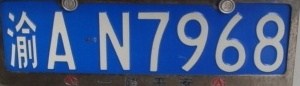
#> input picture extracted_image.jpg, 300 x 86 px
$ python seg_liantong.py
#> lines starting #> are read from the running program, lines starting #| are printed output that depends on the picture
import cv2
from matplotlib import pyplot as plt

img_ = cv2.imread('extracted_image.jpg')  # 读取图片
#> img_ is the input picture: shape (86, 300, 3); mean B, G, R 137.4, 89.7, 65.1
img_gray = cv2.cvtColor(img_, cv2.COLOR_BGR2GRAY)  # 转换了灰度化
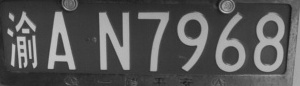
#> img_gray: shape (86, 300); min 21, max 202, mean 87.8
# 形态学操作
kernel = cv2.getStructuringElement(cv2.MORPH_RECT, (2, 2))
image = cv2.dilate(img_gray, kernel)
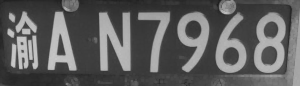
#> image: shape (86, 300); min 29, max 202, mean 94.8
# 查找轮廓
contours, hierarchy = cv2.findContours(image, cv2.RETR_EXTERNAL, cv2.CHAIN_APPROX_SIMPLE)
#> contours = [[[0, 0], [0, 85], [299, 85], [299, 0]]]
words = []
word_images = []
for item in contours:
    word = []
    rect = cv2.boundingRect(item)
    x = rect[0]
    y = rect[1]
    weight = rect[2]
    height = rect[3]
    word.append(x)
    word.append(y)
    word.append(weight)
    word.append(height)
    words.append(word)
#> this loop made 1 pass
#> (item, x, y, weight, height) on pass 1: ([[0, 0], [0, 85], [299, 85], [299, 0]], 0, 0, 300, 86)
#> after the loop, words = [[0, 0, 300, 86]]
words = sorted(words,key=lambda s:s[0],reverse=False)
i = 0
for word in words:
    # 根据轮廓的外接矩形筛选轮廓
    if (word[3] > (word[2] * 1)) and (word[3] < (word[2] * 3)) and (word[2] > 10):
        i = i+1
        splite_image = image[word[1]:word[1] + word[3], word[0]:word[0] + word[2]]
        splite_image = cv2.resize(splite_image,(25,40))
        word_images.append(splite_image)
#> this loop made 1 pass
#> after the loop, i = 0; word_images = []

for i,j in enumerate(word_images):
    plt.subplot(1,7,i+1)
    plt.imshow(word_images[i],cmap='gray')
#> this loop made 0 passes
plt.show()
